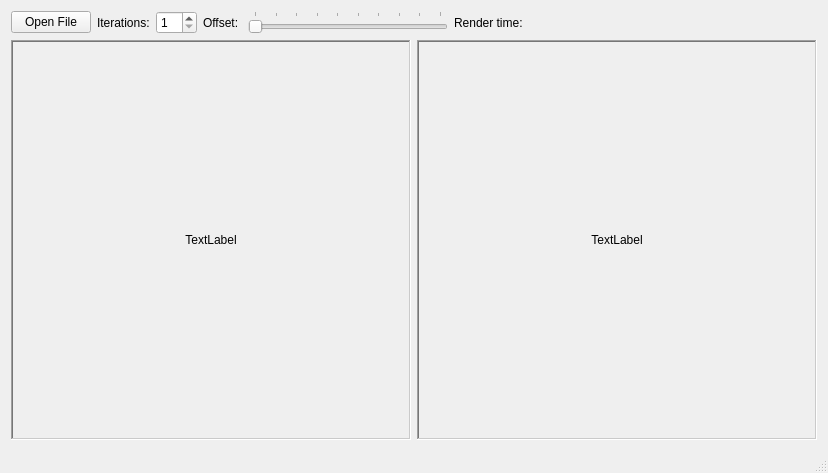
<?xml version="1.0" encoding="UTF-8"?>
<ui version="4.0">
 <class>MainWindow</class>
 <widget class="QMainWindow" name="MainWindow">
  <property name="geometry">
   <rect>
    <x>0</x>
    <y>0</y>
    <width>826</width>
    <height>473</height>
   </rect>
  </property>
  <property name="sizePolicy">
   <sizepolicy hsizetype="Minimum" vsizetype="Minimum">
    <horstretch>0</horstretch>
    <verstretch>0</verstretch>
   </sizepolicy>
  </property>
  <property name="windowTitle">
   <string>OpenGL - Dual Kawase Blur</string>
  </property>
  <widget class="QWidget" name="centralWidget">
   <layout class="QVBoxLayout" name="verticalLayout">
    <item>
     <layout class="QHBoxLayout" name="layoutUIElements">
      <item>
       <widget class="QPushButton" name="buttonOpenFile">
        <property name="text">
         <string>Open File</string>
        </property>
       </widget>
      </item>
      <item>
       <widget class="QLabel" name="labelConstantIterations">
        <property name="text">
         <string>Iterations:</string>
        </property>
       </widget>
      </item>
      <item>
       <widget class="QSpinBox" name="spinBoxIterations">
        <property name="sizePolicy">
         <sizepolicy hsizetype="Preferred" vsizetype="Minimum">
          <horstretch>0</horstretch>
          <verstretch>0</verstretch>
         </sizepolicy>
        </property>
        <property name="minimumSize">
         <size>
          <width>0</width>
          <height>0</height>
         </size>
        </property>
        <property name="minimum">
         <number>1</number>
        </property>
        <property name="maximum">
         <number>10</number>
        </property>
        <property name="value">
         <number>1</number>
        </property>
       </widget>
      </item>
      <item>
       <widget class="QLabel" name="labelConstantOffset">
        <property name="text">
         <string>Offset: </string>
        </property>
       </widget>
      </item>
      <item>
       <widget class="QSlider" name="sliderOffset">
        <property name="enabled">
         <bool>true</bool>
        </property>
        <property name="sizePolicy">
         <sizepolicy hsizetype="Minimum" vsizetype="Minimum">
          <horstretch>0</horstretch>
          <verstretch>0</verstretch>
         </sizepolicy>
        </property>
        <property name="minimumSize">
         <size>
          <width>200</width>
          <height>0</height>
         </size>
        </property>
        <property name="minimum">
         <number>1</number>
        </property>
        <property name="maximum">
         <number>10</number>
        </property>
        <property name="orientation">
         <enum>Qt::Horizontal</enum>
        </property>
        <property name="tickPosition">
         <enum>QSlider::TicksAbove</enum>
        </property>
        <property name="tickInterval">
         <number>1</number>
        </property>
       </widget>
      </item>
      <item>
       <widget class="QLabel" name="labelConstantElapsed">
        <property name="text">
         <string>Render time: </string>
        </property>
       </widget>
      </item>
      <item>
       <widget class="QLabel" name="labelRenderTime">
        <property name="text">
         <string/>
        </property>
       </widget>
      </item>
      <item>
       <spacer name="horizontalSpacer">
        <property name="orientation">
         <enum>Qt::Horizontal</enum>
        </property>
        <property name="sizeHint" stdset="0">
         <size>
          <width>40</width>
          <height>20</height>
         </size>
        </property>
       </spacer>
      </item>
     </layout>
    </item>
    <item>
     <layout class="QHBoxLayout" name="layoutImages">
      <property name="sizeConstraint">
       <enum>QLayout::SetDefaultConstraint</enum>
      </property>
      <item>
       <widget class="QLabel" name="labelOriginalImage">
        <property name="sizePolicy">
         <sizepolicy hsizetype="Expanding" vsizetype="Expanding">
          <horstretch>0</horstretch>
          <verstretch>0</verstretch>
         </sizepolicy>
        </property>
        <property name="minimumSize">
         <size>
          <width>400</width>
          <height>400</height>
         </size>
        </property>
        <property name="sizeIncrement">
         <size>
          <width>1</width>
          <height>1</height>
         </size>
        </property>
        <property name="baseSize">
         <size>
          <width>0</width>
          <height>0</height>
         </size>
        </property>
        <property name="frameShape">
         <enum>QFrame::WinPanel</enum>
        </property>
        <property name="frameShadow">
         <enum>QFrame::Sunken</enum>
        </property>
        <property name="text">
         <string>TextLabel</string>
        </property>
        <property name="scaledContents">
         <bool>false</bool>
        </property>
        <property name="alignment">
         <set>Qt::AlignCenter</set>
        </property>
        <property name="margin">
         <number>0</number>
        </property>
       </widget>
      </item>
      <item>
       <widget class="QLabel" name="labelBlurredImage">
        <property name="sizePolicy">
         <sizepolicy hsizetype="Expanding" vsizetype="Expanding">
          <horstretch>0</horstretch>
          <verstretch>0</verstretch>
         </sizepolicy>
        </property>
        <property name="minimumSize">
         <size>
          <width>400</width>
          <height>400</height>
         </size>
        </property>
        <property name="frameShape">
         <enum>QFrame::WinPanel</enum>
        </property>
        <property name="frameShadow">
         <enum>QFrame::Sunken</enum>
        </property>
        <property name="text">
         <string>TextLabel</string>
        </property>
        <property name="alignment">
         <set>Qt::AlignCenter</set>
        </property>
       </widget>
      </item>
     </layout>
    </item>
   </layout>
  </widget>
  <widget class="QStatusBar" name="statusBar"/>
 </widget>
 <layoutdefault spacing="6" margin="11"/>
 <resources/>
 <connections/>
</ui>
